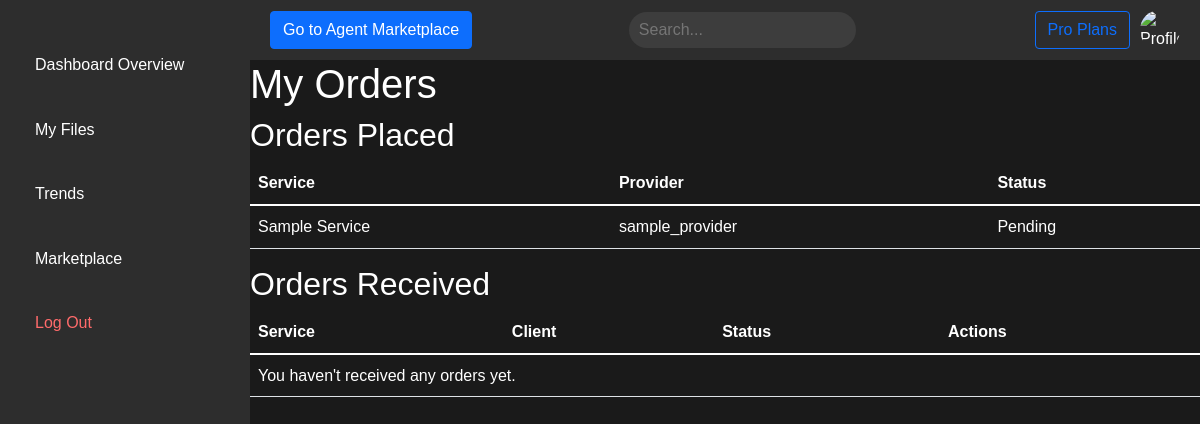
Before: /marketplace/orders/ (signed in) with the older database file.
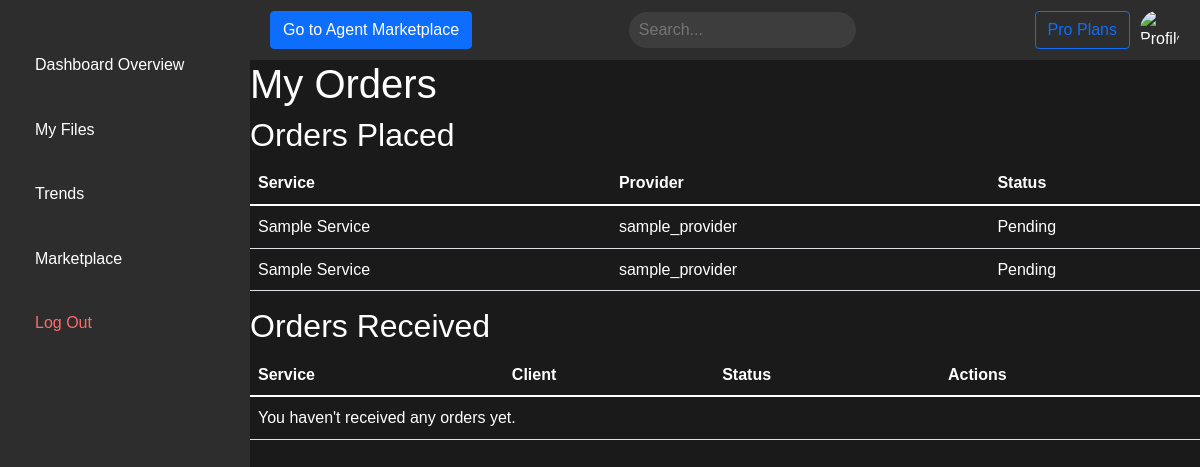
After: the same page with the newer database file.
### marketplace/models.py (models this page shows, shortened)
class Order(models.Model):
    STATUS_CHOICES = [
        ('pending', 'Pending'),
        ('in_progress', 'In Progress'),
        ('completed', 'Completed'),
        ('cancelled', 'Cancelled'),
    ]
    client = models.ForeignKey(User, on_delete=models.CASCADE, related_name='orders')
    service = models.ForeignKey(Service, on_delete=models.CASCADE)
    status = models.CharField(max_length=20, choices=STATUS_CHOICES, default='pending')
    created_at = models.DateTimeField(auto_now_add=True)
    updated_at = models.DateTimeField(auto_now=True)

class Service(models.Model):
    CATEGORY_CHOICES = [
        ('design', 'Graphic Design'),
        ('video', 'Video Editing'),
        ('writing', 'Content Writing'),
        ('marketing', 'Social Media Marketing'),
        ('other', 'Other'),
    ]
    provider = models.ForeignKey(User, on_delete=models.CASCADE, related_name='provided_services')
    title = models.CharField(max_length=100)
    description = models.TextField()
    price = models.DecimalField(max_digits=10, decimal_places=2)
    category = models.CharField(max_length=20, choices=CATEGORY_CHOICES)
    created_at = models.DateTimeField(auto_now_add=True)

### marketplace/views.py (the view)
# urls.py: path('orders/', views.order_list, name='order_list'),
@login_required
def order_list(request):
    orders = Order.objects.filter(client=request.user)
    provided_services = Service.objects.filter(provider=request.user)
    received_orders = Order.objects.filter(service__in=provided_services)
    return render(request, 'marketplace/order_list.html', {'orders': orders, 'received_orders': received_orders})

### templates/marketplace/order_list.html (shortened to what this page needs)
{% extends 'base.html' %}
{% block content %}
<h1>My Orders</h1>
<h2>Orders Placed</h2>
<table class="table">
    <thead>
        <tr>
            <th>Service</th>
            <th>Provider</th>
            <th>Status</th>
        </tr>
    </thead>
    <tbody>
        {% for order in orders %}
        <tr>
            <td>{{ order.service.title }}</td>
            <td>{{ order.service.provider.username }}</td>
            <td>{{ order.get_status_display }}</td>
        </tr>
        {% empty %}
        <tr>
            <td colspan="3">You haven't placed any orders yet.</td>
        </tr>
        {% endfor %}
    </tbody>
</table>
<h2>Orders Received</h2>
<table class="table">
    <thead>
        <tr>
            <th>Service</th>
            <th>Client</th>
            <th>Status</th>
            <th>Actions</th>
        </tr>
    </thead>
    <tbody>
        {% for order in received_orders %}
        <tr>
            <td>{{ order.service.title }}</td>
            <td>{{ order.client.username }}</td>
            <td>{{ order.get_status_display }}</td>
            <td>
                <form method="post" action="{% url 'update_order_status' order.id %}">
                    {% csrf_token %}
                    <select name="status" class="form-select form-select-sm">
                        {% for status, display in order.STATUS_CHOICES %}
                        <option value="{{ status }}" {% if order.status == status %}selected{% endif %}>{{ display }}</option>
                        {% endfor %}
                    </select>
                    <button type="submit" class="btn btn-sm btn-primary mt-1">Update Status</button>
                </form>
            </td>
        </tr>
        {% empty %}
        <tr>
            <td colspan="4">You haven't received any orders yet.</td>
        </tr>
        {% endfor %}
    </tbody>
</table>
{% endblock %}

Changed rows visible on the page:
added Order: service "Sample Service", service.provider.username "sample_provider", status "Pending"
